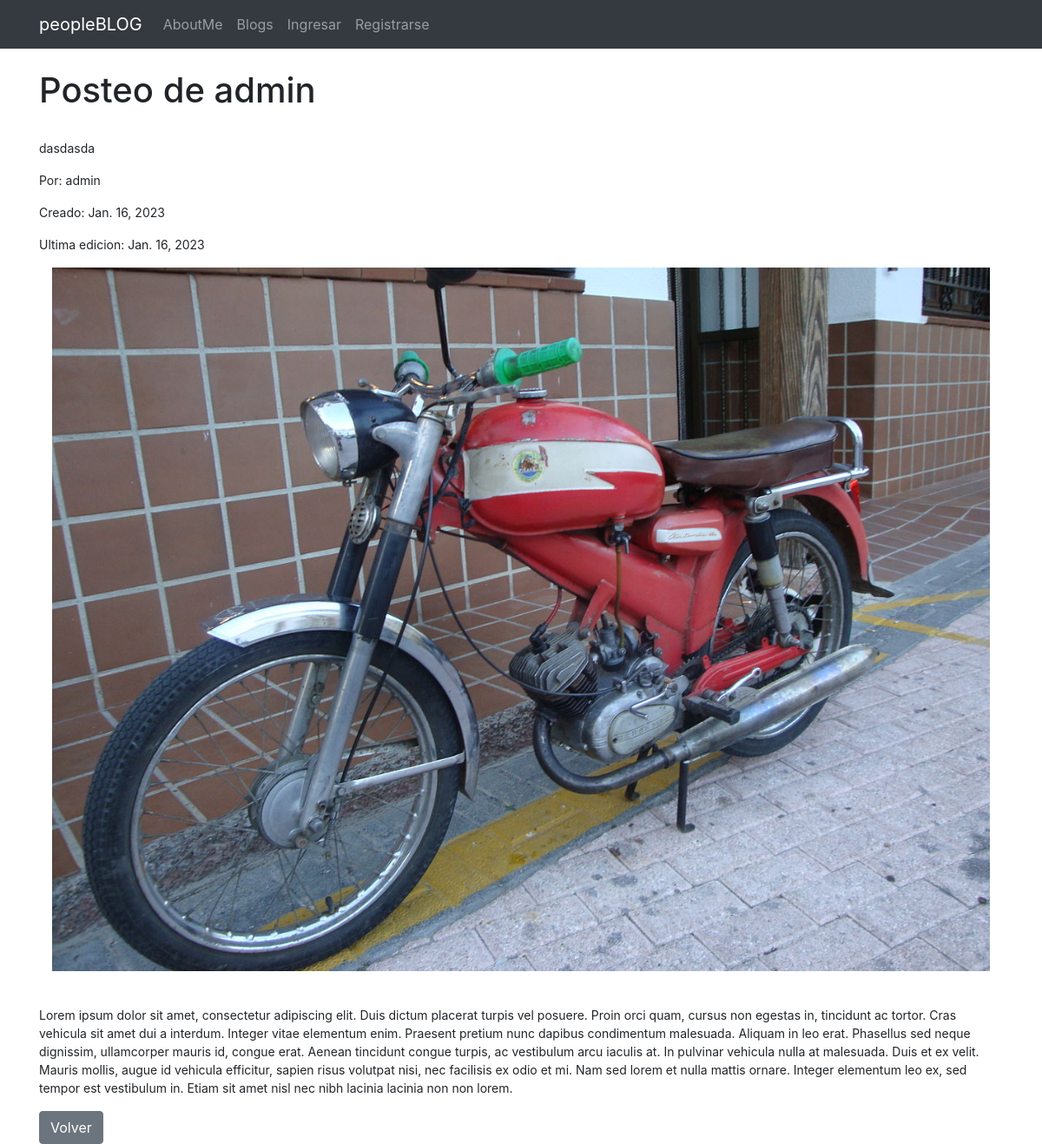
The page /blog/paginadetalle/42 on the database its author committed.
### Blog/models.py (models this page shows, shortened)
class Pagina(models.Model):
    titulo=models.CharField(max_length=100)
    subtitulo=models.CharField(max_length=100)
    user= models.ForeignKey(User, on_delete=models.CASCADE)
    imagen= models.ImageField(null=True, blank=True, upload_to="post")
    cuerpo=RichTextField(null=True, blank=True)
    creado=models.DateField(auto_now_add=True)
    editado=models.DateField(auto_now=True)

### Blog/views.py (the view)
# urls.py: path('paginadetalle/<pk>', views.paginadetalle, name="paginadetalle"),
def paginadetalle(request, pk):
	pagina = Pagina.objects.get(id=pk)
	context = {'pagina':pagina}
	return render(request, 'pagina_detalle.html', context)

### Templates/pagina_detalle.html (shortened to what this page needs)
{% extends "padre.html" %}
{% block content %}
<h1>{{pagina.titulo}}</h1>
<br/>
<small>
    <p>{{pagina.subtitulo}}</p>
    <p>Por: {{pagina.user}}</p>
    <p>Creado: {{pagina.creado}}</p>
    <p>Ultima edicion: {{pagina.editado}}</p>
    <img class="container" src="{{pagina.imagen.url}}">
<br/>
<br/>
    <p>{{pagina.cuerpo|safe}}</p>
</small>
    <a class="btn btn-secondary" href="{% url 'leerpaginas' %}">Volver</a>
{% endblock %}

### rows shown on the page
Pagina: titulo "Posteo de admin", subtitulo "dasdasda", user "admin", creado "Jan. 16, 2023", editado "Jan. 16, 2023", imagen (picture), cuerpo "Lorem ipsum dolor sit amet, consectetur adipiscing elit. Duis dictum placerat turpis vel posuere. Proin orci quam, cursus non egestas in, tincidunt ac tortor. Cras vehicula sit amet dui a interdum. Integer vitae elementum enim. Praesent pretium nunc dapibus condimentum malesuada. Aliquam in leo erat. Phasellus sed neque dignissim, ullamcorper mauris id, congue erat. Aenean tincidunt congue turpis, ac vestibulum arcu iaculis at. In pulvinar vehicula nulla at malesuada. Duis et ex velit. Mauris mollis, augue id vehicula efficitur, sapien risus volutpat nisi, nec facilisis ex odio et mi. Nam sed lorem et nulla mattis ornare. Integer elementum leo ex, sed tempor est vestibulum in. Etiam sit…"
